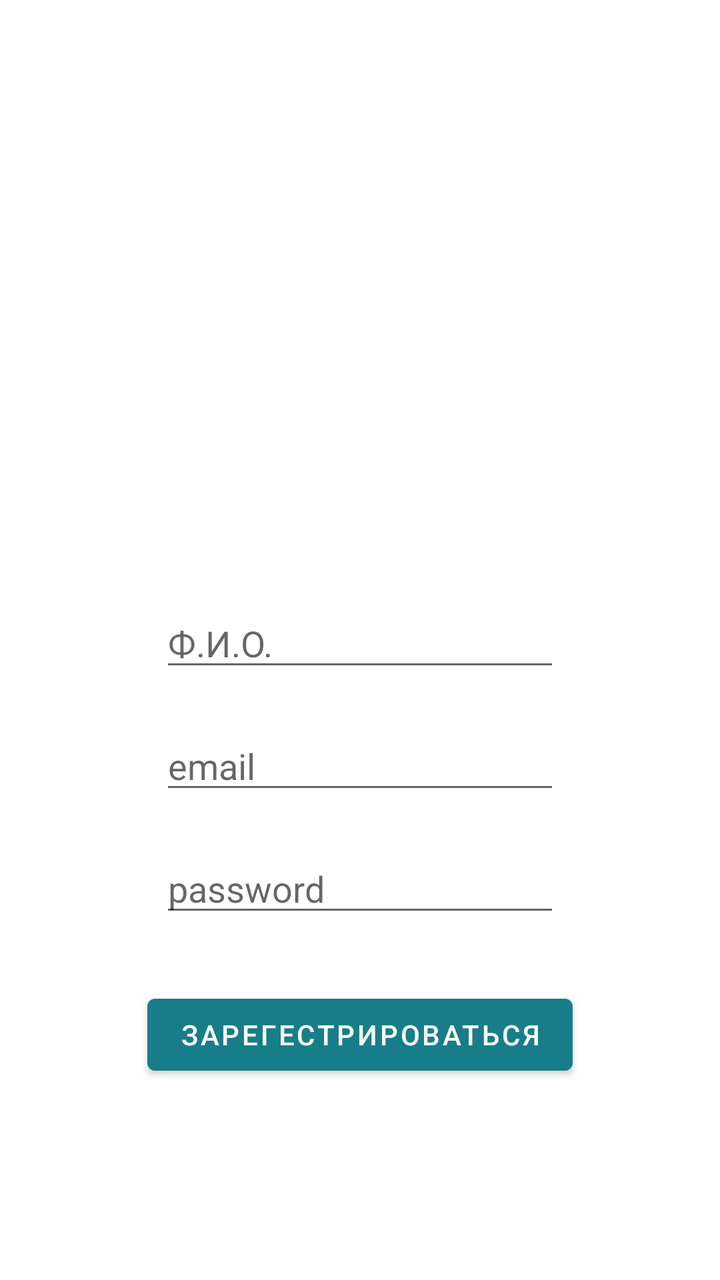
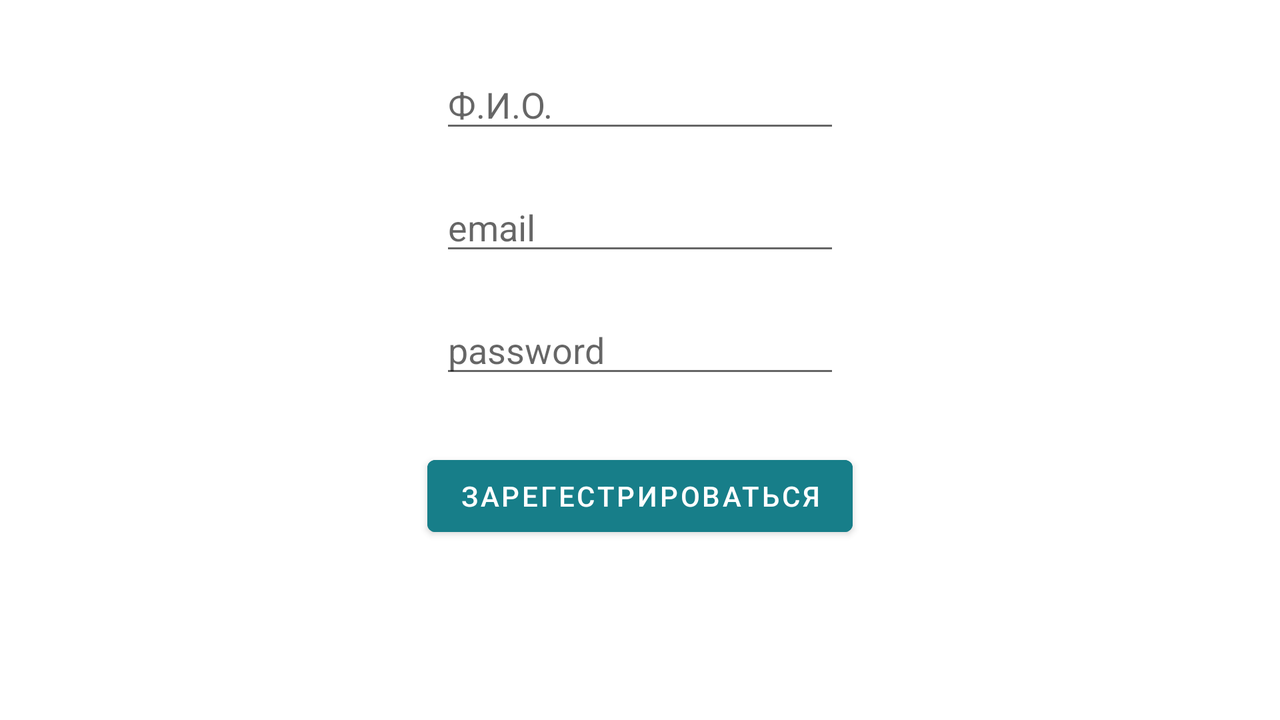

Compare how this app lays out the same screen by default and in its alternative resource folder. The renders come first, then the two layout files and the values they reference.
<!-- AndroidManifest.xml: application theme Theme.ElectronicJournal -->
<!-- res/layout/activity_register.xml -->
<?xml version="1.0" encoding="utf-8"?>
<RelativeLayout xmlns:android="http://schemas.android.com/apk/res/android"
    xmlns:app="http://schemas.android.com/apk/res-auto"
    xmlns:tools="http://schemas.android.com/tools"
    android:layout_width="match_parent"
    android:layout_height="match_parent"
    tools:context=".RegisterActivity">
    <EditText
        android:layout_width="200dp"
        android:layout_height="wrap_content"
        android:hint="Ф.И.О."
        android:layout_centerInParent="true"
        android:id="@+id/student_name"
        android:layout_marginTop="20dp"/>
    <EditText
        android:layout_width="200dp"
        android:layout_height="wrap_content"
        android:hint="email"
        android:layout_centerInParent="true"
        android:id="@+id/register_login"
        android:layout_below="@+id/student_name"
        android:layout_marginTop="20dp"/>


    <EditText
        android:layout_width="200dp"
        android:layout_height="wrap_content"
        android:hint="password"
        android:layout_centerInParent="true"
        android:id="@+id/register_password"
        android:layout_below="@+id/register_login"
        android:layout_marginTop="20dp"/>

    <Button
        android:layout_width="wrap_content"
        android:layout_height="wrap_content"
        android:layout_below="@id/register_password"
        android:layout_centerInParent="true"
        android:layout_marginTop="30dp"
        android:id="@+id/btn_register"
        android:text="Зарегестрироваться"
        android:backgroundTint="@color/reg_btn"/>

</RelativeLayout>
<!-- resources referenced by this layout -->
<resources>
  <color name="reg_btn">#177E89</color>
  <style name="Theme.ElectronicJournal" parent="Theme.MaterialComponents.DayNight.DarkActionBar">
          
          <item name="colorPrimary">@color/purple_500</item>
          <item name="colorPrimaryVariant">@color/purple_700</item>
          <item name="colorOnPrimary">@color/white</item>
          
          <item name="colorSecondary">@color/teal_200</item>
          <item name="colorSecondaryVariant">@color/teal_700</item>
          <item name="colorOnSecondary">@color/black</item>
          
          <item name="android:statusBarColor" tools:targetApi="l">?attr/colorPrimaryVariant</item>
          
      </style>
  <color name="purple_500">#FF6200EE</color>
  <color name="purple_700">#FF3700B3</color>
  <color name="white">#FFFFFFFF</color>
  <color name="teal_200">#FF03DAC5</color>
  <color name="teal_700">#FF018786</color>
  <color name="black">#FF000000</color>
</resources>
<!-- res/layout-land/activity_register.xml (the repository's variant of the layout above) -->
<!-- drawn on the phone turned sideways -->
<?xml version="1.0" encoding="utf-8"?>
<RelativeLayout xmlns:android="http://schemas.android.com/apk/res/android"
    xmlns:app="http://schemas.android.com/apk/res-auto"
    xmlns:tools="http://schemas.android.com/tools"
    android:layout_width="match_parent"
    android:layout_height="match_parent"
    tools:context=".RegisterActivity">
    <EditText
        android:layout_width="200dp"
        android:layout_height="wrap_content"
        android:hint="Ф.И.О."
        android:layout_centerInParent="true"
        android:id="@+id/student_name"
        android:layout_marginTop="30dp"
        android:layout_alignParentTop="true"/>
    <EditText
        android:layout_width="200dp"
        android:layout_height="wrap_content"
        android:hint="email"
        android:layout_centerInParent="true"
        android:id="@+id/register_login"
        android:layout_below="@+id/student_name"
        android:layout_marginTop="20dp"/>


    <EditText
        android:layout_width="200dp"
        android:layout_height="wrap_content"
        android:hint="password"
        android:layout_centerInParent="true"
        android:id="@+id/register_password"
        android:layout_below="@+id/register_login"
        android:layout_marginTop="20dp"/>

    <Button
        android:layout_width="wrap_content"
        android:layout_height="wrap_content"
        android:layout_below="@id/register_password"
        android:layout_centerInParent="true"
        android:layout_marginTop="30dp"
        android:id="@+id/btn_register"
        android:text="Зарегестрироваться"
        android:backgroundTint="@color/reg_btn"/>

</RelativeLayout>
